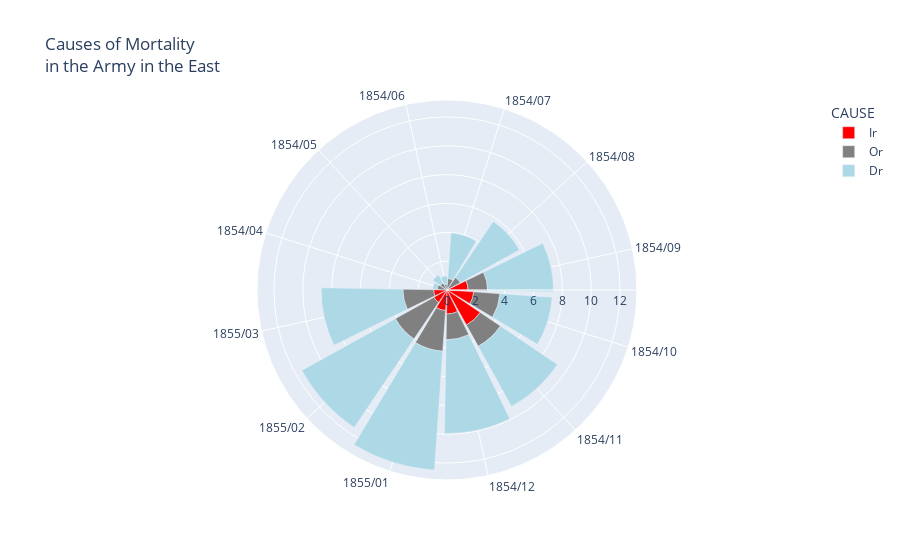

Notebook source saved alongside this figure:
### Code cell
polar(Ir_COLS)

### Figure 1 — Plotly figure (JSON) as saved in the notebook; plotly's stock layout.template omitted (floating-point values rounded to 4 significant figures)
{"data": [{"customdata": [["1854/04"], ["1854/05"], ["1854/06"], ["1854/07"], ["1854/08"], ["1854/09"], ["1854/10"], ["1854/11"], ["1854/12"], ["1855/01"], ["1855/02"], ["1855/03"]], "hovertemplate": "CAUSE=Ir<br>COUNT=%{r}<br>DATE=%{customdata[0]}<extra></extra>", "legendgroup": "Ir", "marker": {"color": "red"}, "name": "Ir", "r": [0, 0, 0, 0, 0.1633, 1.463, 1.857, 2.778, 1.667, 1.431, 1.042, 0.9238], "showlegend": true, "subplot": "polar", "theta": ["1854/04", "1854/05", "1854/06", "1854/07", "1854/08", "1854/09", "1854/10", "1854/11", "1854/12", "1855/01", "1855/02", "1855/03"], "type": "barpolar"}, {"customdata": [["1854/04"], ["1854/05"], ["1854/06"], ["1854/07"], ["1854/08"], ["1854/09"], ["1854/10"], ["1854/11"], ["1854/12"], ["1855/01"], ["1855/02"], ["1855/03"]], "hovertemplate": "CAUSE=Or<br>COUNT=%{r}<br>DATE=%{customdata[0]}<extra></extra>", "legendgroup": "Or", "marker": {"color": "gray"}, "name": "Or", "r": [0.6831, 0.5538, 0.4082, 0.8, 0.8907, 1.359, 1.828, 1.689, 1.789, 2.828, 3.056, 2.139], "showlegend": true, "subplot": "polar", "theta": ["1854/04", "1854/05", "1854/06", "1854/07", "1854/08", "1854/09", "1854/10", "1854/11", "1854/12", "1855/01", "1855/02", "1855/03"], "type": "barpolar"}, {"customdata": [["1854/04"], ["1854/05"], ["1854/06"], ["1854/07"], ["1854/08"], ["1854/09"], ["1854/10"], ["1854/11"], ["1854/12"], ["1855/01"], ["1855/02"], ["1855/03"]], "hovertemplate": "CAUSE=Dr<br>COUNT=%{r}<br>DATE=%{customdata[0]}<extra></extra>", "legendgroup": "Dr", "marker": {"color": "lightblue"}, "name": "Dr", "r": [0.3055, 0.6429, 0.5598, 3.162, 4.68, 4.562, 3.624, 4.765, 6.488, 8.258, 7.406, 5.659], "showlegend": true, "subplot": "polar", "theta": ["1854/04", "1854/05", "1854/06", "1854/07", "1854/08", "1854/09", "1854/10", "1854/11", "1854/12", "1855/01", "1855/02", "1855/03"], "type": "barpolar"}], "layout": {"barmode": "overlay", "legend": {"title": {"text": "CAUSE"}, "tracegroupgap": 0}, "polar": {"angularaxis": {"direction": "clockwise", "rotation": 162.5}, "domain": {"x": [0, 1], "y": [0, 1]}}, "title": {"text": "Causes of Mortality<br>in the Army in the East"}}}
